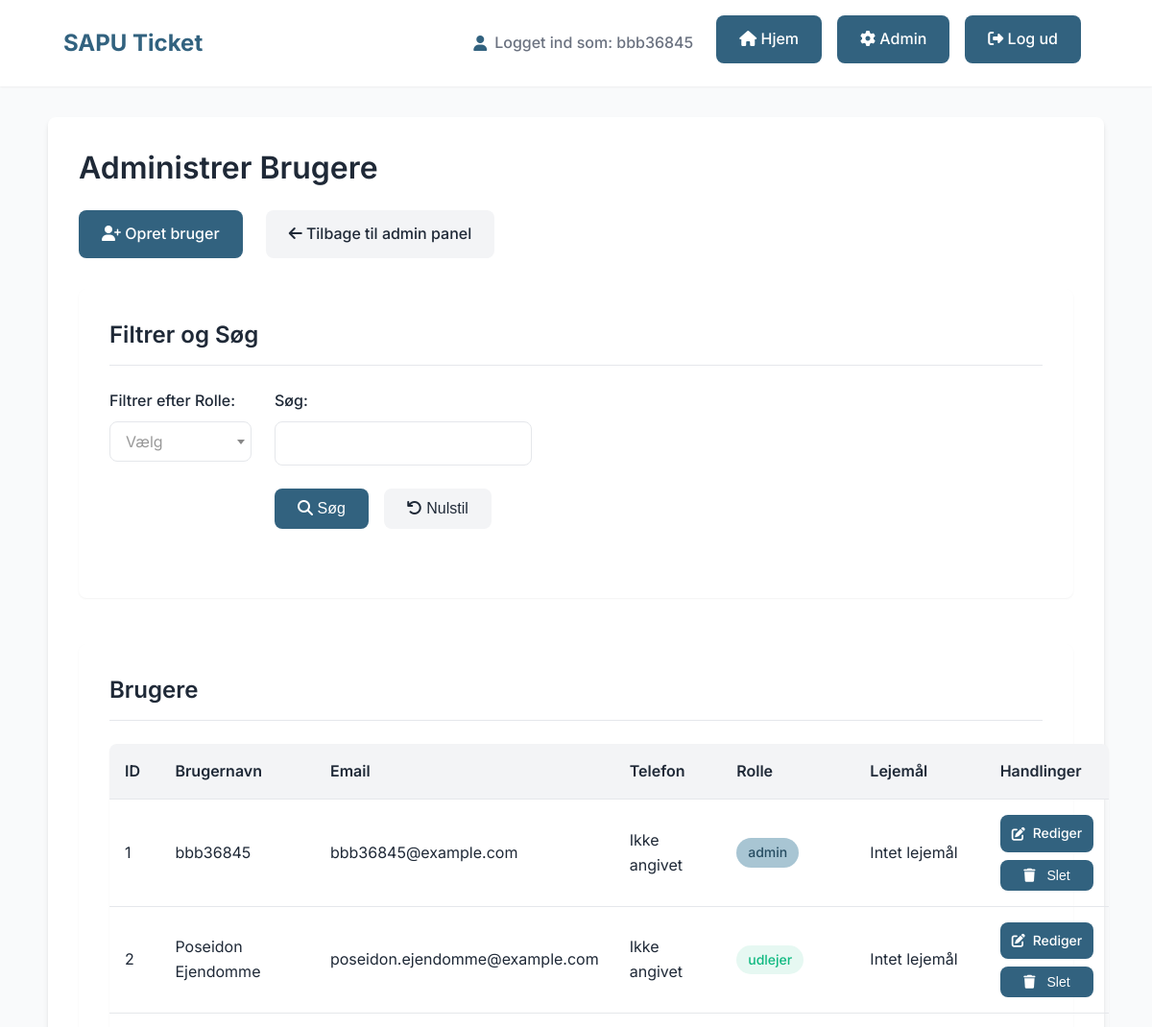
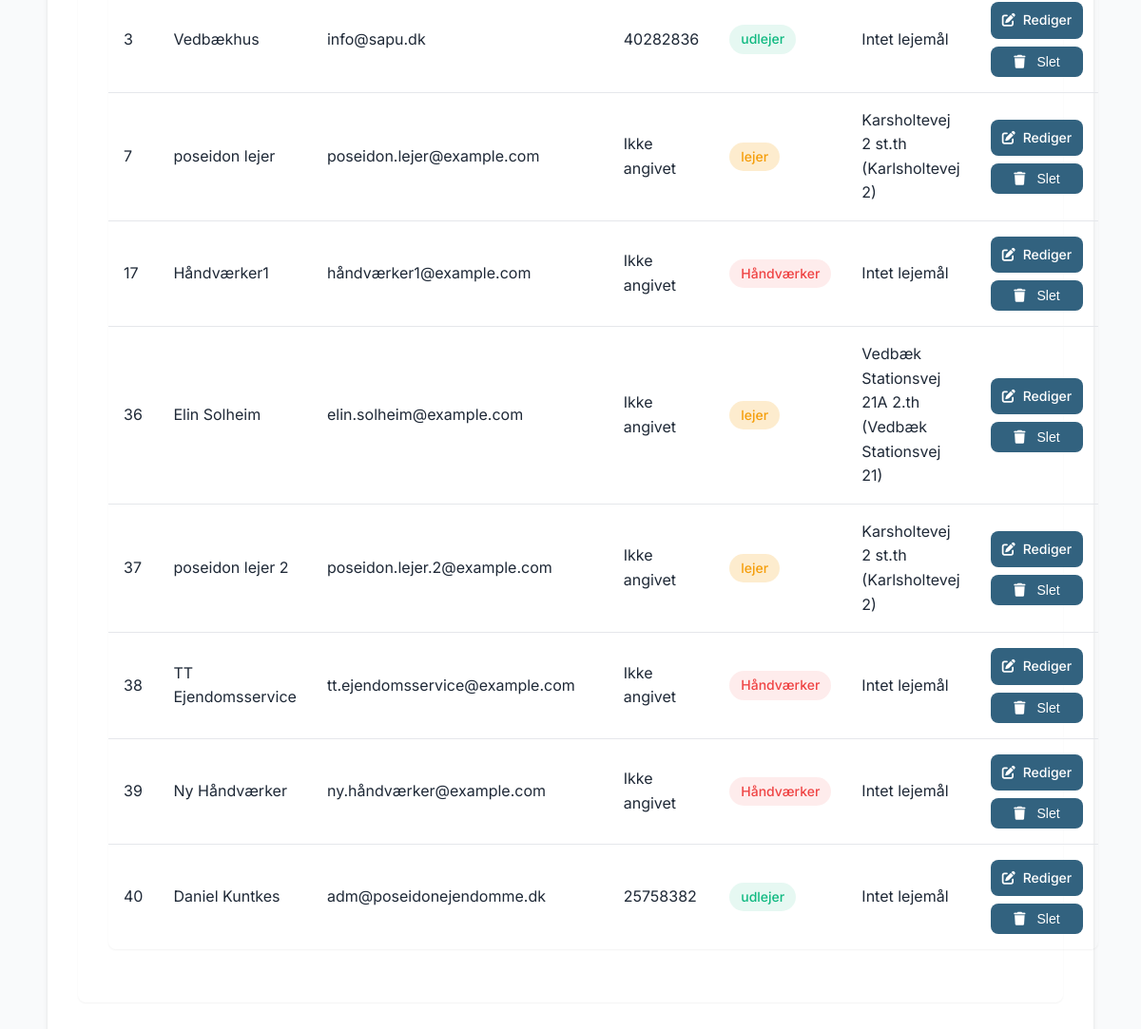
Page /admin/users (signed in) on the committed database (2 pictures, top to bottom).
### tables this page shows
CREATE TABLE users (
    id INTEGER PRIMARY KEY AUTOINCREMENT,
    username TEXT NOT NULL UNIQUE,
    password_hash TEXT NOT NULL,
    role TEXT,
    invitation_token TEXT,
    invited_by INTEGER,
    unit_id INTEGER, company_name TEXT, phone TEXT, address TEXT, cvr TEXT, speciality TEXT, email TEXT,
    FOREIGN KEY (invited_by) REFERENCES users(id),
    FOREIGN KEY (unit_id) REFERENCES units(id)
);

CREATE TABLE units (
    id INTEGER PRIMARY KEY AUTOINCREMENT,
    address TEXT NOT NULL,
    property_id INTEGER NOT NULL,
    tenant_id INTEGER,
    FOREIGN KEY (property_id) REFERENCES properties(id),
    FOREIGN KEY (tenant_id) REFERENCES users(id)
);

CREATE TABLE properties (
    id INTEGER PRIMARY KEY AUTOINCREMENT,
    name TEXT NOT NULL,
    owner_id INTEGER NOT NULL,
    adresse TEXT NOT NULL,
    postnummer TEXT NOT NULL,
    by TEXT NOT NULL,
    FOREIGN KEY (owner_id) REFERENCES users(id)
);

### app.py (the view, shortened to what this page needs)
@app.route("/admin/users")
@flask_login.login_required
def admin_users():
    if flask_login.current_user.role != 'admin':
        flash('Du har ikke adgang til denne side.', 'error')
        return redirect(url_for('index'))
    conn = get_db_connection()
    try:
        role = request.args.get('role')
        search_term = request.args.get('search', '').lower() #Hent søgeterm, og lav til lowercase.
        sql = "SELECT users.*, units.address, properties.name as property_name FROM users LEFT JOIN units ON users.unit_id = units.id LEFT JOIN properties on units.property_id = properties.id"
        params = []
        if role:
            sql += " WHERE users.role = ?"
            params.append(role)
        users = conn.execute(sql, params).fetchall()
        properties = conn.execute("SELECT * FROM properties").fetchall()
        units = conn.execute("SELECT units.*, properties.name as property_name from units JOIN properties on units.property_id = properties.id").fetchall()
    except Exception as e:
        print(f"Fejl ved hentning af brugere: {e}")
        users = []
        properties = []  # Sørg for at properties er defineret
        units = [] #Sørg for at units er defineret.
    finally:
        conn.close()
    return render_template("admin_users.html", users=users, selected_role=role, search_term=search_term, properties=properties, units=units) # properties og units er defineret

### app.py (called while the page is built)
@login_manager.user_loader
def load_user(user_id):
    conn = get_db_connection()
    user = conn.execute('SELECT * FROM users WHERE id = ?', (user_id,)).fetchone()
    conn.close()
    if user:
        return User(user['id'], user['username'], user['password_hash'], user['role'], user['invitation_token'],
                    user['invited_by'], user['unit_id'])
    return None

@app.context_processor
def inject_login():
    return dict(flask_login=flask_login)

def get_db_connection():
    conn = sqlite3.connect(DATABASE)
    conn.row_factory = sqlite3.Row
    return conn

### templates/admin_users.html (shortened to what this page needs)
{% extends "base.html" %}
{% block content %}
<div class="container">
    <h1>Administrer Brugere</h1>
    <div class="action-bar top-actions">
        <a href="{{ url_for('admin_create_user') }}" class="button-lookalike">
            <i class="fas fa-user-plus"></i> Opret bruger
        </a>
        <a href="{{ url_for('admin') }}" class="button-lookalike button-secondary">
            <i class="fas fa-arrow-left"></i> Tilbage til admin panel
        </a>
    </div>
    <div class="admin-section">
        <h2>Filtrer og Søg</h2>
        <form method="GET" action="{{ url_for('admin_users') }}" class="filter-form">
            <div class="form-group">
                <label for="role">Filtrer efter Rolle:</label>
            </div>
            <div class="form-group">
                <label for="search">Søg:</label>
                <div class="search-group">
                    <input type="text" id="search" name="search" value="{{ search_term if search_term else '' }}">
                    <div class="search-actions">
                        <button type="submit" class="button-lookalike">
                            <i class="fas fa-search"></i> Søg
                        </button>
                        <button type="button" class="button-lookalike button-secondary" data-url="{{ url_for('admin_users') }}" id="resetButton">
                            <i class="fas fa-undo"></i> Nulstil
                        </button>
                    </div>
                </div>
            </div>
        </form>
    </div>
    <div class="admin-section">
        <h2>Brugere</h2>
        <table id="userTable">
            <thead>
                <tr>
                    <th>ID</th>
                    <th>Brugernavn</th>
                    <th>Email</th>
                    <th>Telefon</th>
                    <th>Rolle</th>
                    <th>Lejemål</th>
                    <th>Handlinger</th>
                </tr>
            </thead>
            <tbody>
                {% for user in users %}
                <tr>
                    <td data-label="ID">{{ user.id }}</td>
                    <td data-label="Brugernavn">{{ user.username }}</td>
                    <td data-label="Email">{{ user.email if user.email else 'Ikke angivet' }}</td>
                    <td data-label="Telefon">{{ user.phone if user.phone else 'Ikke angivet' }}</td>
                    <td data-label="Rolle">
                        <span class="role-badge role-{{ user.role }}">
                            {% if user.role == 'craftsman' %}
                                Håndværker
                            {% else %}
                                {{ user.role }}
                            {% endif %}
                        </span>
                    </td>
                    <td data-label="Lejemål">
                        {% if user.unit_id %}
                            {% for unit in units %}
                                {% if unit.id == user.unit_id %}
                                    {{ unit.address }} ({{ unit.property_name }})
                                {% endif %}
                            {% endfor %}
                        {% else %}
                            Intet lejemål
                        {% endif %}
                    </td>
                    <td data-label="Handlinger">
                        <div class="action-buttons">
                            <div class="action-button-wrapper">
                                <a href="{{ url_for('admin_create_user', user_id=user.id) }}" class="button-lookalike action-button">
                                    <i class="fas fa-edit"></i> Rediger
                                </a>
                            </div>
                            <div class="action-button-wrapper">
                                <form action="{{ url_for('admin_delete_user', user_id=user.id) }}" method="post" style="width: 100%; height: 100%; margin: 0;">
                                    <button type="submit" onclick="return confirm('Er du sikker på, at du vil slette denne bruger?')" class="button-lookalike button-secondary action-button">
                                        <i class="fas fa-trash"></i> Slet
                                    </button>
                                </form>
                            </div>
                        </div>
                    </td>
                </tr>
                {% endfor %}
            </tbody>
        </table>
    </div>
</div>
{% endblock %}

### templates/base.html (shortened to what this page needs)
<!DOCTYPE html>
<html lang="da">
<head>
    <link href="https://cdn.jsdelivr.net/npm/select2@4.1.0-rc.0/dist/css/select2.min.css" rel="stylesheet" />
    <link rel="stylesheet" href="https://cdnjs.cloudflare.com/ajax/libs/font-awesome/6.4.0/css/all.min.css">
</head>
<body>
    <div class="header">
        <div class="header-container">
            <div class="logo">SAPU Ticket</div>
            <div class="nav-links">
                {% if flask_login.current_user.is_authenticated %}
                    <div class="user-info">
                        <i class="fas fa-user"></i> Logget ind som: {{ flask_login.current_user.username }}
                    </div>
                    <a href="{{ url_for('index') }}" class="button-lookalike">
                        <i class="fas fa-home"></i> Hjem
                    </a>
                    {% if flask_login.current_user.role == 'admin' %}
                        <a href="{{ url_for('admin') }}" class="button-lookalike">
                            <i class="fas fa-cog"></i> Admin
                        </a>
                    {% endif %}
                    <a href="{{ url_for('logout') }}" class="button-lookalike">
                        <i class="fas fa-sign-out-alt"></i> Log ud
                    </a>
                {% else %}
                    <a href="{{ url_for('login') }}" class="button-lookalike">
                        <i class="fas fa-sign-in-alt"></i> Log ind
                    </a>
                {% endif %}
            </div>
        </div>
    </div>
    {% block content %}{% endblock %}
</body>
</html>

### templates/base.html (style rules this page uses)
:root { --primary-color: #32627f; --primary-hover: #264c61; --primary-light: #a8c5d3; --secondary-color: #f3f4f6; --secondary-hover: #e5e7eb; --text-color: #1f2937; --light-text: #6b7280; --border-color: #e5e7eb; --success-color: #10b981; --error-color: #ef4444; --warning-color: #f59e0b; --container-width: 1100px; --shadow-sm: 0 1px 2px 0 rgba(0, 0, 0, 0.05); --shadow: 0 4px 6px -1px rgba(0, 0, 0, 0.1), 0 2px 4px -1px rgba(0, 0, 0, 0.06); --shadow-lg: 0 10px 15px -3px rgba(0, 0, 0, 0.1), 0 4px 6px -2px rgba(0, 0, 0, 0.05); --radius: 0.5rem; --button-text: #ffffff; }
* { box-sizing: border-box; margin: 0; padding: 0; }
body { font-family: 'Inter', -apple-system, BlinkMacSystemFont, sans-serif; line-height: 1.6; color: var(--text-color); background-color: #f9fafb; padding: 0; margin: 0; }
h1, h2, h3, h4, h5, h6 { font-weight: 600; line-height: 1.3; color: var(--text-color); margin-bottom: 1rem; }
h1 { font-size: 2rem; margin-bottom: 1.5rem; }
h2 { font-size: 1.5rem; margin-top: 2rem; margin-bottom: 1rem; padding-bottom: 0.5rem; border-bottom: 1px solid var(--border-color); }
a { color: var(--primary-color); text-decoration: none; transition: color 0.2s; }
.container { max-width: var(--container-width); margin: 2rem auto; background: #fff; padding: 2rem; border-radius: var(--radius); box-shadow: var(--shadow); }
.header { background-color: white; box-shadow: var(--shadow-sm); padding: 1rem 0; margin-bottom: 2rem; }
.header-container { max-width: var(--container-width); margin: 0 auto; padding: 0 1rem; display: flex; justify-content: space-between; align-items: center; flex-wrap: wrap; }
.logo { font-size: 1.5rem; font-weight: 700; color: var(--primary-color); margin: 0.5rem 0; }
.nav-links { display: flex; flex-wrap: wrap; gap: 0.5rem; align-items: center; }
.user-info { display: flex; align-items: center; margin-right: 1rem; font-weight: 500; color: var(--light-text); }
.user-info i { margin-right: 0.5rem; color: var(--primary-color); }
form { margin-bottom: 2rem; }
form label { display: block; margin-bottom: 0.5rem; font-weight: 500; color: var(--text-color); }
form input[type="text"], form input[type="number"], form input[type="password"], form select, form textarea { width: 100%; padding: 0.75rem 1rem; margin-bottom: 1rem; border: 1px solid var(--border-color); border-radius: var(--radius); font-family: inherit; font-size: 1rem; transition: border-color 0.2s, box-shadow 0.2s; }
form button[type="submit"], .button-lookalike, form input[type="submit"] { background-color: var(--primary-color); color: var(--button-text); padding: 0.75rem 1.5rem; border: none; border-radius: var(--radius); cursor: pointer; font-weight: 500; font-size: 1rem; text-decoration: none; display: inline-block; transition: all 0.2s ease; margin-right: 0.5rem; margin-bottom: 0.5rem; position: relative; overflow: hidden; }
.button-secondary { background-color: var(--secondary-color); color: var(--text-color); }
table { width: 100%; border-collapse: collapse; margin: 1.5rem 0; border-radius: var(--radius); overflow: hidden; box-shadow: var(--shadow-sm); }
th, td { padding: 1rem; text-align: left; border-bottom: 1px solid var(--border-color); }
th { background-color: var(--secondary-color); font-weight: 600; color: var(--text-color); }
tr:last-child td { border-bottom: none; }
td a { color: var(--primary-color); text-decoration: none; font-weight: 500; }
.action-buttons { display: flex; gap: 0.5rem; flex-wrap: wrap; }
.action-buttons .button-lookalike { padding: 0.5rem 0.75rem; font-size: 0.875rem; margin: 0; }

### rows in the picture
users: current_user.username "bbb36845", id "1", username "bbb36845", email "bbb36845@example.com", phone "Ikke angivet", role "admin", shows "Intet lejemål"
users: id "2", username "Poseidon Ejendomme", email "poseidon.ejendomme@example.com", phone "Ikke angivet", role "udlejer", shows "Intet lejemål"
users: id "3", username "Vedbækhus", email "info@sapu.dk", phone "40282836", role "udlejer", shows "Intet lejemål"
users: id "7", username "poseidon lejer", email "poseidon.lejer@example.com", phone "Ikke angivet", role "lejer"
units: address "Karsholtevej 2 st.th", property_name "Karlsholtevej 2"
users: id "17", username "Håndværker1", email "håndværker1@example.com", phone "Ikke angivet", role "Håndværker", shows "Intet lejemål"
users: id "36", username "Elin Solheim", email "elin.solheim@example.com", phone "Ikke angivet", role "lejer"
units: address "Vedbæk Stationsvej 21A 2.th", property_name "Vedbæk Stationsvej 21"
users: id "37", username "poseidon lejer 2", email "poseidon.lejer.2@example.com", phone "Ikke angivet", role "lejer"
users: id "38", username "TT Ejendomsservice", email "tt.ejendomsservice@example.com", phone "Ikke angivet", role "Håndværker", shows "Intet lejemål"
users: id "39", username "Ny Håndværker", email "ny.håndværker@example.com", phone "Ikke angivet", role "Håndværker", shows "Intet lejemål"
users: id "40", username "Daniel Kuntkes", email "adm@poseidonejendomme.dk", phone "25758382", role "udlejer", shows "Intet lejemål"
